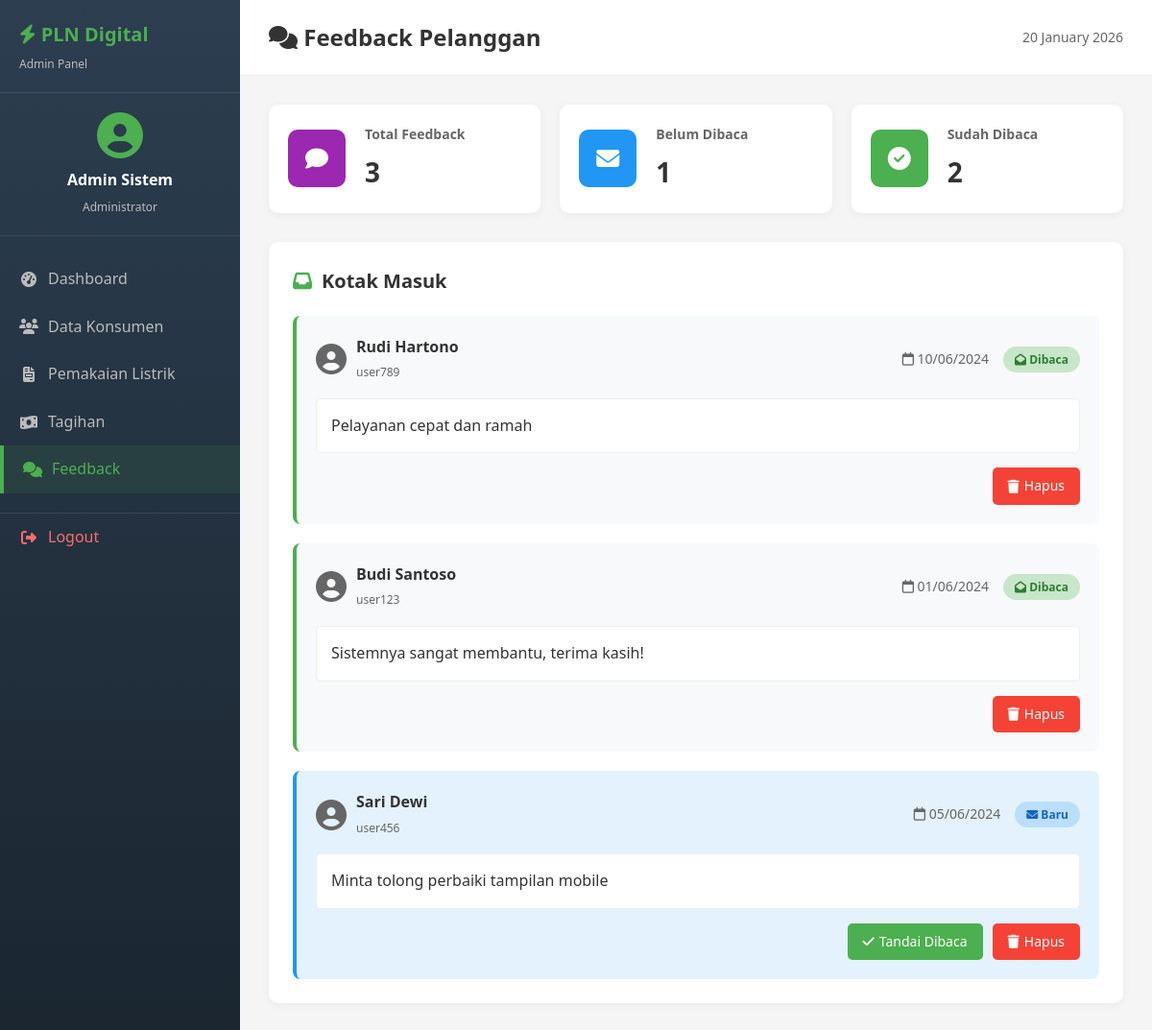
/admin/feedback.php (signed in), run on the app's committed database.
### tables this page shows
CREATE TABLE `feedback` (
  `id` int(11) NOT NULL,
  `user_id` int(11) DEFAULT NULL,
  `pesan` text NOT NULL,
  `tanggal` date NOT NULL,
  `status` enum('dibaca','belum_dibaca') DEFAULT 'belum_dibaca'
);

CREATE TABLE `users` (
  `id` int(11) NOT NULL,
  `username` varchar(50) NOT NULL,
  `password` varchar(255) NOT NULL,
  `nama_lengkap` varchar(100) NOT NULL,
  `role` enum('admin','konsumen') NOT NULL,
  `created_at` timestamp NOT NULL DEFAULT current_timestamp()
);

### admin/feedback.php (the view, shortened to what this page needs)
<?php
require_once '../config/koneksi.php';
$query = "SELECT f.*, u.nama_lengkap, u.username
            FROM feedback f
            JOIN users u ON f.user_id = u.id
            ORDER BY f.status ASC, f.tanggal DESC";
$result = mysqli_query($koneksi, $query);
?>
<!DOCTYPE html>
<html lang="id">
<head>
    <link rel="stylesheet" href="../assets/css/style.css">
    <link rel="stylesheet" href="https://cdnjs.cloudflare.com/ajax/libs/font-awesome/6.4.0/css/all.min.css">
</head>
<body>
    <div class="dashboard-container">
        <?php include 'sidebar.php'; ?>
        <div class="main-content">
            <header class="header">
                <h1><i class="fas fa-comments"></i> Feedback Pelanggan</h1>
                <div class="header-actions">
                    <span class="date"><?php echo date('d F Y'); ?></span>
                </div>
            </header>
            <div class="content">
                <div class="stats-grid">
                    <div class="stat-card">
                        <div class="stat-icon" style="background-color: #9C27B0;">
                            <i class="fas fa-comment"></i>
                        </div>
                        <div class="stat-info">
                            <h3>Total Feedback</h3>
                            <?php
                            $query_total = "SELECT COUNT(*) as total FROM feedback";
                            $result_total = mysqli_query($koneksi, $query_total);
                            $data_total = mysqli_fetch_assoc($result_total);
                            ?>
                            <p class="stat-number"><?php echo number_format($data_total['total']); ?></p>
                        </div>
                    </div>
                    <div class="stat-card">
                        <div class="stat-icon" style="background-color: #2196F3;">
                            <i class="fas fa-envelope"></i>
                        </div>
                        <div class="stat-info">
                            <h3>Belum Dibaca</h3>
                            <?php
                            $query_belum = "SELECT COUNT(*) as total FROM feedback WHERE status = 'belum_dibaca'";
                            $result_belum = mysqli_query($koneksi, $query_belum);
                            $data_belum = mysqli_fetch_assoc($result_belum);
                            ?>
                            <p class="stat-number"><?php echo number_format($data_belum['total']); ?></p>
                        </div>
                    </div>
                    <div class="stat-card">
                        <div class="stat-icon" style="background-color: #4CAF50;">
                            <i class="fas fa-check-circle"></i>
                        </div>
                        <div class="stat-info">
                            <h3>Sudah Dibaca</h3>
                            <?php
                            $query_sudah = "SELECT COUNT(*) as total FROM feedback WHERE status = 'dibaca'";
                            $result_sudah = mysqli_query($koneksi, $query_sudah);
                            $data_sudah = mysqli_fetch_assoc($result_sudah);
                            ?>
                            <p class="stat-number"><?php echo number_format($data_sudah['total']); ?></p>
                        </div>
                    </div>
                </div>
                <div class="card">
                    <h2><i class="fas fa-inbox"></i> Kotak Masuk</h2>
                    <?php if (mysqli_num_rows($result) > 0): ?>
                        <div class="feedback-list">
                            <?php while ($row = mysqli_fetch_assoc($result)): ?>
                            <div class="feedback-item <?php echo $row['status']; ?>">
                                <div class="feedback-header">
                                    <div class="feedback-user">
                                        <i class="fas fa-user-circle"></i>
                                        <div>
                                            <h4><?php echo htmlspecialchars($row['nama_lengkap']); ?></h4>
                                            <small><?php echo htmlspecialchars($row['username']); ?></small>
                                        </div>
                                    </div>
                                    <div class="feedback-meta">
                                        <span class="feedback-date">
                                            <i class="far fa-calendar"></i>
                                            <?php echo date('d/m/Y', strtotime($row['tanggal'])); ?>
                                        </span>
                                        <span class="feedback-status <?php echo $row['status']; ?>">
                                            <i class="fas fa-<?php echo $row['status'] == 'belum_dibaca' ? 'envelope' : 'envelope-open'; ?>"></i>
                                            <?php echo $row['status'] == 'belum_dibaca' ? 'Baru' : 'Dibaca'; ?>
                                        </span>
                                    </div>
                                </div>
                                <div class="feedback-content">
                                    <p><?php echo nl2br(htmlspecialchars($row['pesan'])); ?></p>
                                </div>
                                <div class="feedback-actions">
                                    <?php if ($row['status'] == 'belum_dibaca'): ?>
                                        <a href="?dibaca=<?php echo $row['id']; ?>" class="btn-action btn-success">
                                            <i class="fas fa-check"></i> Tandai Dibaca
                                        </a>
                                    <?php endif; ?>
                                    <a href="?hapus=<?php echo $row['id']; ?>"
                                       class="btn-action btn-delete"
                                       onclick="return confirm('Apakah Anda yakin ingin menghapus feedback ini?')">
                                        <i class="fas fa-trash"></i> Hapus
                                    </a>
                                </div>
                            </div>
                            <?php endwhile; ?>
                        </div>
                    <?php else: ?>
                        <p class="no-data">Belum ada feedback</p>
                    <?php endif; ?>
                </div>
            </div>
        </div>
    </div>
</body>
</html>

### assets/css/style.css (style rules this page uses)
* { margin: 0; padding: 0; box-sizing: border-box; }
body { font-family: 'Segoe UI', Tahoma, Geneva, Verdana, sans-serif; background-color: #f5f5f5; color: #333; line-height: 1.6; }
.dashboard-container { display: flex; min-height: 100vh; }
.main-content { flex: 1; background-color: #f5f5f5; }
.header { background: white; padding: 20px 30px; border-bottom: 1px solid #eee; display: flex; justify-content: space-between; align-items: center; }
.header h1 { font-size: 24px; color: #333; }
.date { color: #666; font-size: 14px; }
.content { padding: 30px; }
.card { background: white; border-radius: 10px; padding: 25px; margin-bottom: 30px; box-shadow: 0 2px 10px rgba(0, 0, 0, 0.05); }
.card h2 { color: #333; margin-bottom: 20px; font-size: 20px; display: flex; align-items: center; }
.card h2 i { margin-right: 10px; color: #4CAF50; }
.stats-grid { display: grid; grid-template-columns: repeat(auto-fit, minmax(250px, 1fr)); gap: 20px; margin-bottom: 30px; }
.stat-card { background: white; border-radius: 10px; padding: 20px; display: flex; align-items: center; box-shadow: 0 2px 10px rgba(0, 0, 0, 0.05); }
.stat-icon { width: 60px; height: 60px; border-radius: 10px; display: flex; align-items: center; justify-content: center; margin-right: 20px; color: white; font-size: 24px; }
.stat-info h3 { font-size: 14px; color: #666; margin-bottom: 5px; }
.stat-number { font-size: 28px; font-weight: bold; color: #333; }

### admin/feedback.php (style rules this page uses)
.feedback-list { display: flex; flex-direction: column; gap: 20px; }
.feedback-item { background: #f8f9fa; border-radius: 8px; padding: 20px; border-left: 4px solid #ddd; }
.feedback-item.belum_dibaca { background: #e3f2fd; border-left-color: #2196F3; }
.feedback-item.dibaca { background: #f8f9fa; border-left-color: #4CAF50; }
.feedback-header { display: flex; justify-content: space-between; align-items: center; margin-bottom: 15px; }
.feedback-user { display: flex; align-items: center; gap: 10px; }
.feedback-user i { font-size: 32px; color: #666; }
.feedback-user h4 { margin: 0; color: #333; }
.feedback-user small { color: #666; font-size: 12px; }
.feedback-meta { display: flex; gap: 15px; align-items: center; }
.feedback-date { color: #666; font-size: 14px; }
.feedback-status { padding: 4px 12px; border-radius: 20px; font-size: 12px; font-weight: 600; }
.feedback-status.belum_dibaca { background: #bbdefb; color: #1565c0; }
.feedback-status.dibaca { background: #c8e6c9; color: #2e7d32; }
.feedback-content { background: white; padding: 15px; border-radius: 5px; margin-bottom: 15px; border: 1px solid #eee; }
.feedback-actions { display: flex; gap: 10px; justify-content: flex-end; }
.btn-action { padding: 8px 16px; border-radius: 5px; text-decoration: none; font-size: 14px; display: inline-flex; align-items: center; gap: 5px; transition: all 0.3s; }
.btn-success { background: #4CAF50; color: white; border: none; cursor: pointer; }
.btn-delete { background: #f44336; color: white; border: none; cursor: pointer; }

### data on the page
feedback: user.nama_lengkap "Rudi Hartono", user.username "user789", tanggal "10/06/2024", status "Dibaca", pesan "Pelayanan cepat dan ramah"
feedback: user.nama_lengkap "Budi Santoso", user.username "user123", tanggal "01/06/2024", status "Dibaca", pesan "Sistemnya sangat membantu, terima kasih!"
feedback: user.nama_lengkap "Sari Dewi", user.username "user456", tanggal "05/06/2024", status "Baru", pesan "Minta tolong perbaiki tampilan mobile"

### other printed values
$_SESSION['nama_lengkap'] "Admin Sistem"
$data_total['total'] "3"
$data_belum['total'] "1"
$data_sudah['total'] "2"
